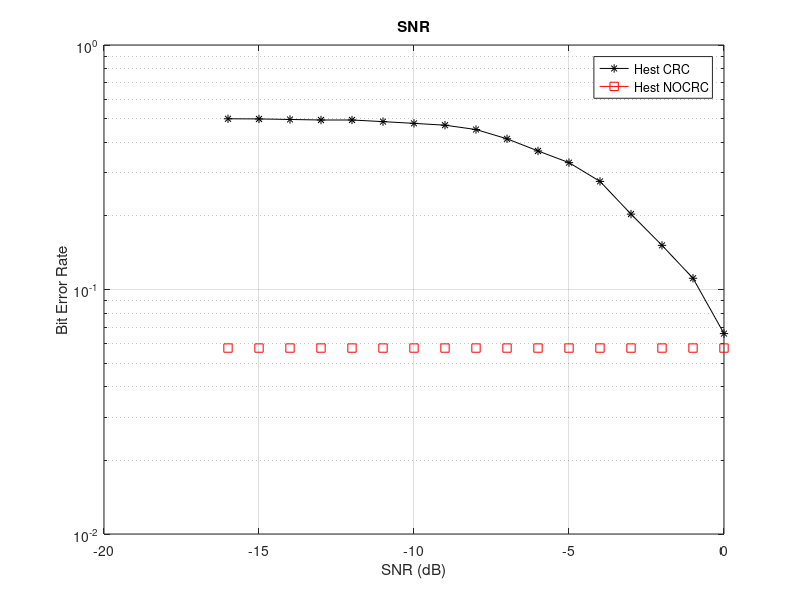

Reproduce this figure in MATLAB.
clc
clear all
close all


%% ================================= CRC Type
HestCRC_ber = load("HestCRC_ber.mat").BER;
HestNOCRC_ber = load("HestNOCRC_ber.mat").BER;
snr = load("snr.mat").snr;

figure(1)
semilogy(snr, HestCRC_ber,'-*','color','k');
hold on
semilogy(snr, HestNOCRC_ber,'-s','color','r');
legend('Hest CRC', 'Hest NOCRC')
grid on
xlabel('SNR (dB)')
ylabel('Bit Error Rate')
hold off
title('SNR');


% lora_Hideal_F_H_ber - Ideal H, 1-freq est, 2-H est
% lora_Hest_F_H_ber - Non-Ideal H, 1-freq est, 2-H est
% lora_Hideal_H_F_ber - Ideal H, 1-H est, 2-freq est
% lora_Hest_H_F_ber - Non-Ideal H, 1-H est, 2-freq est
